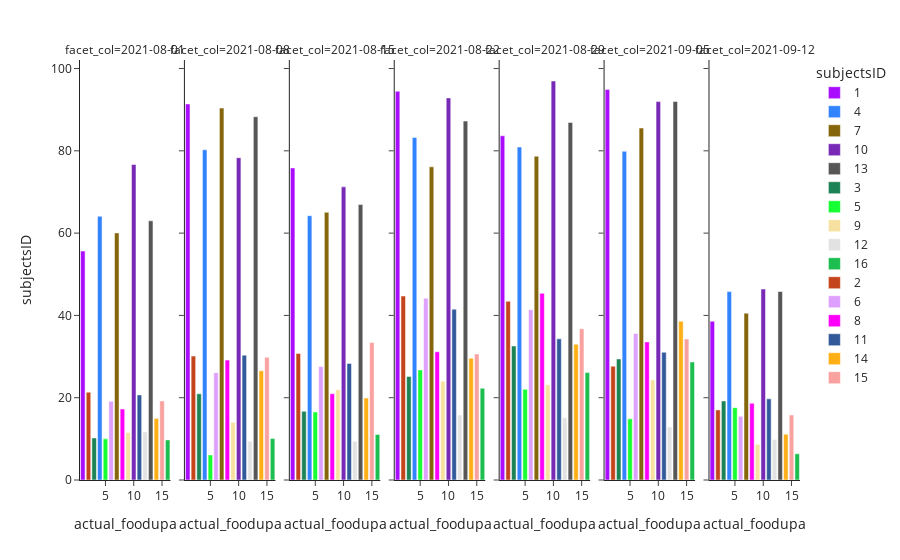

The notebook cell saved with this chart:
### Code cell
def get_index_values(df, n):
  return df.index.get_level_values(n)

Intake = each_week_df['actual_foodupa']
locomotor_activity = each_week_df['locomotor_activity']
subjectIDs = get_index_values(each_week_df, 1)
each_week = get_index_values(each_week_df, 0)
px.bar(
  x=subjectIDs.values, 
  y=Intake.values, 
  color=subjectIDs, 
  facet_col=each_week.astype('string'), 
  labels={
    'x': Intake.name, 
    'y': subjectIDs.name, 
    'color': subjectIDs.name},
  template='simple_white', 
  color_discrete_sequence=colors)
